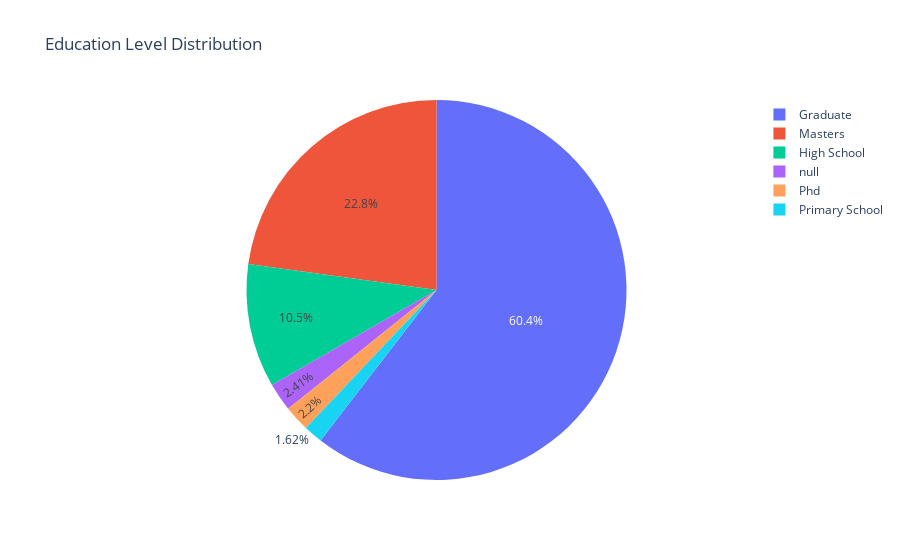

This figure's notebook cell:
### Markdown cell above
The education level distribution indicates that the majority of candidates are graduates, followed by those with masters and high school diplomas. There are also smaller numbers of candidates with unknown education levels, PhDs, and primary school education.

### Code cell
import pandas as pd
import plotly.express as px

# Calculate the percentage for each category
education_level_percentage = education_level_counts / education_level_counts.sum() * 100

# Create a DataFrame for the education level distribution
education_level_df = education_level_percentage.reset_index()
education_level_df.columns = ['education_level', 'percentage']

# Create a pie chart using Plotly
fig_pie = px.pie(education_level_df, values='percentage', names='education_level',
                 title='Education Level Distribution')
fig_pie.show()

### Figure 1 — Plotly figure (JSON) as saved in the notebook; plotly's stock layout.template omitted (floating-point values rounded to 4 significant figures)
{"data": [{"domain": {"x": [0, 1], "y": [0, 1]}, "hovertemplate": "education_level=%{label}<br>percentage=%{value}<extra></extra>", "labels": ["Graduate", "Masters", "High School", null, "Phd", "Primary School"], "legendgroup": "", "name": "", "showlegend": true, "type": "pie", "values": [60.45, 22.82, 10.52, 2.405, 2.199, 1.616]}], "layout": {"autosize": true, "legend": {"tracegroupgap": 0}, "title": {"text": "Education Level Distribution"}}}
